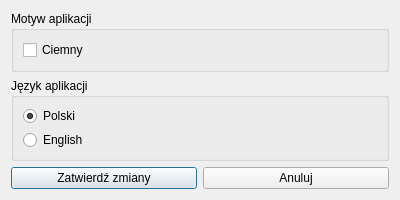
<?xml version="1.0" encoding="UTF-8"?>
<ui version="4.0">
 <class>Dialog_settings</class>
 <widget class="QDialog" name="Dialog_settings">
  <property name="windowModality">
   <enum>Qt::ApplicationModal</enum>
  </property>
  <property name="geometry">
   <rect>
    <x>0</x>
    <y>0</y>
    <width>400</width>
    <height>200</height>
   </rect>
  </property>
  <property name="minimumSize">
   <size>
    <width>400</width>
    <height>200</height>
   </size>
  </property>
  <property name="maximumSize">
   <size>
    <width>400</width>
    <height>200</height>
   </size>
  </property>
  <property name="windowTitle">
   <string>Ustawienia</string>
  </property>
  <property name="windowIcon">
   <iconset resource="../images/app-icon/app-icon.qrc">
    <normaloff>:/images/app-icon/dex-icon-512x512.png</normaloff>:/images/app-icon/dex-icon-512x512.png</iconset>
  </property>
  <layout class="QVBoxLayout" name="verticalLayout_3">
   <item>
    <widget class="QGroupBox" name="groupBox">
     <property name="title">
      <string>Motyw aplikacji</string>
     </property>
     <layout class="QVBoxLayout" name="verticalLayout">
      <item>
       <widget class="QCheckBox" name="checkBox">
        <property name="text">
         <string>Ciemny</string>
        </property>
       </widget>
      </item>
     </layout>
    </widget>
   </item>
   <item>
    <widget class="QGroupBox" name="groupBox_2">
     <property name="title">
      <string>Język aplikacji</string>
     </property>
     <layout class="QVBoxLayout" name="verticalLayout_2">
      <item>
       <widget class="QRadioButton" name="radioButton">
        <property name="text">
         <string>Polski</string>
        </property>
        <property name="checked">
         <bool>true</bool>
        </property>
       </widget>
      </item>
      <item>
       <widget class="QRadioButton" name="radioButton_2">
        <property name="text">
         <string>English</string>
        </property>
       </widget>
      </item>
     </layout>
    </widget>
   </item>
   <item>
    <layout class="QHBoxLayout" name="horizontalLayout">
     <item>
      <widget class="QPushButton" name="pushButton">
       <property name="text">
        <string>Zatwierdź zmiany</string>
       </property>
      </widget>
     </item>
     <item>
      <widget class="QPushButton" name="pushButton_2">
       <property name="text">
        <string>Anuluj</string>
       </property>
      </widget>
     </item>
    </layout>
   </item>
  </layout>
 </widget>
 <resources>
  <include location="../images/app-icon/app-icon.qrc"/>
 </resources>
 <connections/>
</ui>
